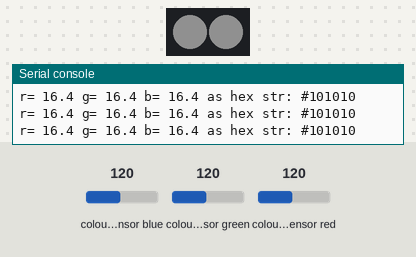
The program below on a simulated ESP32 board running MicroPython. Parts: 2 RGB LEDs in strip order, left to right, the last lines printed to the serial console. The test bench sets the inputs (shaded band); at power-on: colour sensor blue 120, colour sensor green 120, colour sensor red 120. Dim RGB values are drawn brighter than linear; library files of the repository ran but are not shown: tcs34725.py.

Above: at 1.2 s.
1.3 s: colour sensor blue set to 5
At 2.3 s:
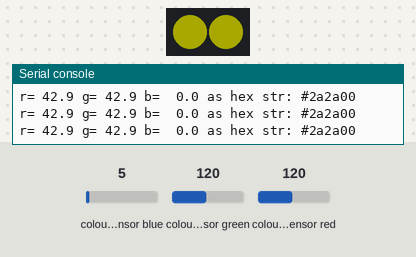
2.9 s: colour sensor green set to 5
At 4.0 s:
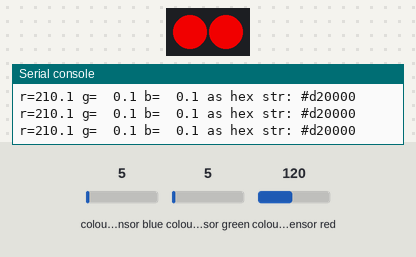
4.5 s: colour sensor blue set to 128
At 5.4 s:
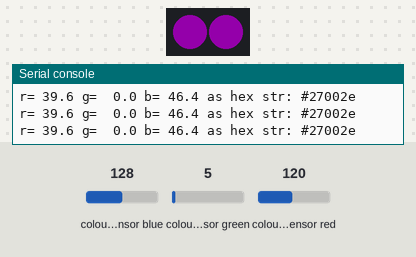
6.0 s: colour sensor red set to 5
At 7.2 s:
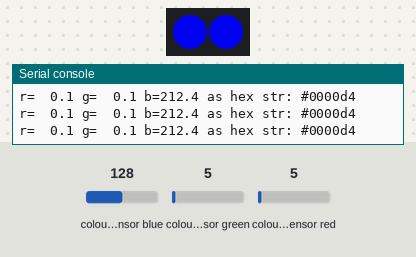
7.6 s: colour sensor green set to 128
At 8.5 s:
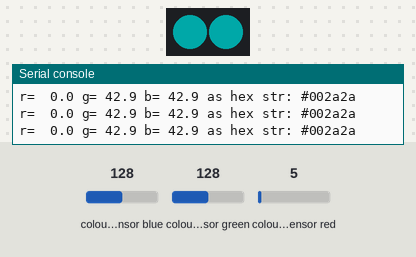
9.1 s: colour sensor blue set to 64
At 10.3 s:
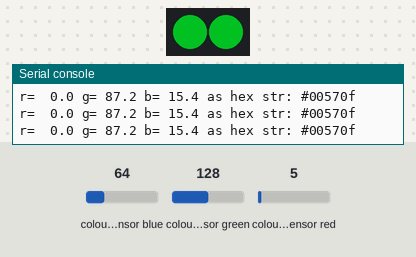
Timing chart, 0 to 11.7 s (numbered marks = the images above; inputs shaded):
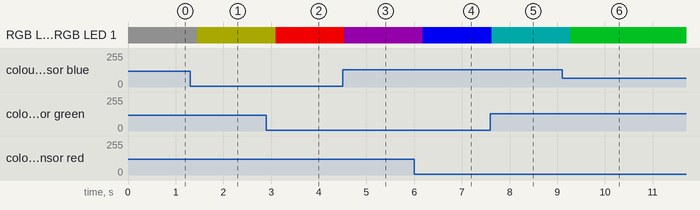

The program:

main.py
```python
"""Test of m5stack color unit (use TCS34725 chip)

more info: https://docs.m5stack.com/en/unit/color
"""

from machine import I2C, Pin
import neopixel
from utime import sleep_ms
from lib.tcs34725 import TCS34725, html_rgb, html_hex


# init I2C bus and TCS34725
i2c = I2C(id=0, scl=Pin(5), sda=Pin(4))
sensor = TCS34725(i2c)
sensor.gain(16)
# init neopixel
np = neopixel.NeoPixel(Pin(18), 2)

# main loop
while True:
    # read TCS34725 data
    data = sensor.read(raw=True)
    r, g, b = html_rgb(data)
    hex_str = html_hex(data)
    # show results
    print(f'{r=:5.01f} {g=:5.01f} {b=:5.01f} as hex str: #{hex_str}')
    # apply current color to neopixel
    np.fill(list(map(round, (r, g, b))))
    np.write()
    # next loop in 200 ms
    sleep_ms(200)
```

Measured:
- after the input at 1.3 s, RGB LED 0, RGB LED 1: RGB(16, 16, 16) → RGB(43, 43, 0) after 0.15 s
- after the input at 2.9 s, RGB LED 0, RGB LED 1: RGB(43, 43, 0) → RGB(210, 0, 0) after 0.20 s
- after the input at 4.5 s, RGB LED 0, RGB LED 1: RGB(210, 0, 0) → RGB(40, 0, 46) at once
- after the input at 6.0 s, RGB LED 0, RGB LED 1: RGB(40, 0, 46) → RGB(0, 0, 212) after 0.18 s
- after the input at 7.6 s, RGB LED 0, RGB LED 1: RGB(0, 0, 212) → RGB(0, 43, 43) at once
- after the input at 9.1 s, RGB LED 0, RGB LED 1: RGB(0, 43, 43) → RGB(0, 87, 15) after 0.17 s
